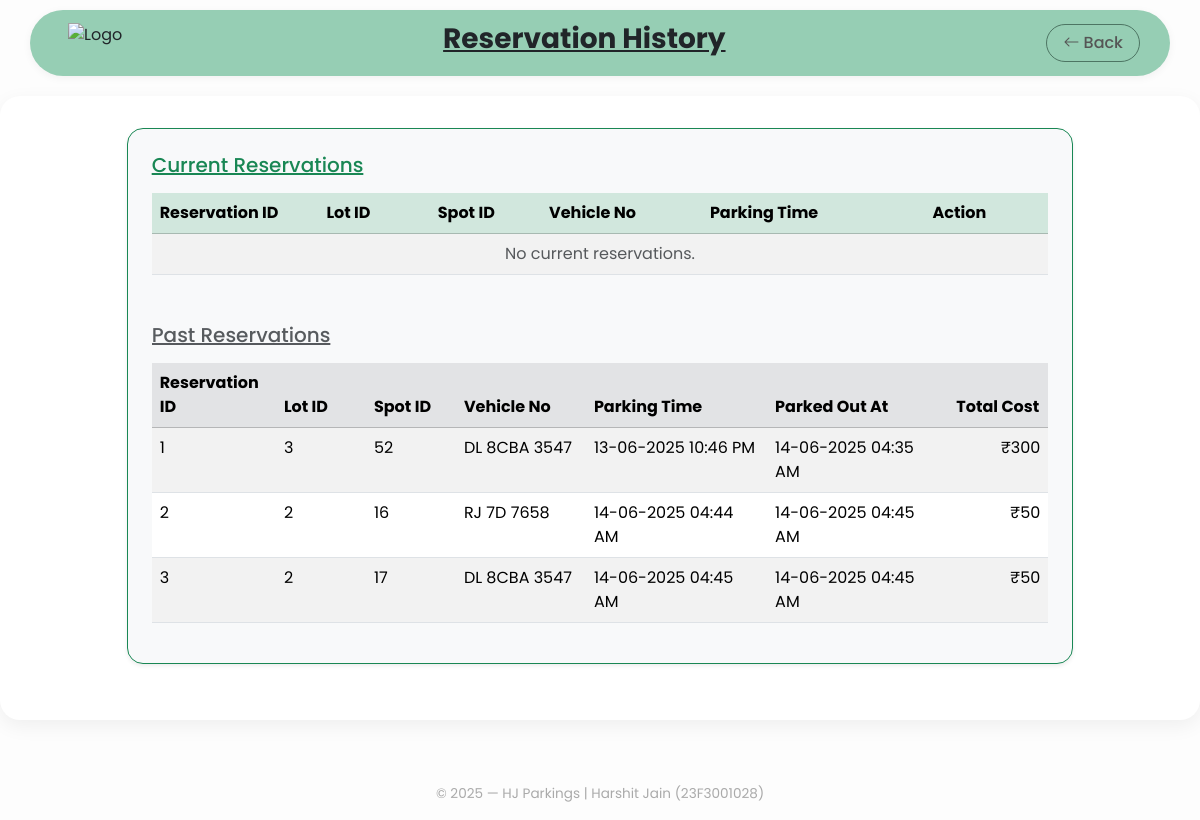
The page /reservation (signed in) on the database as committed earlier.
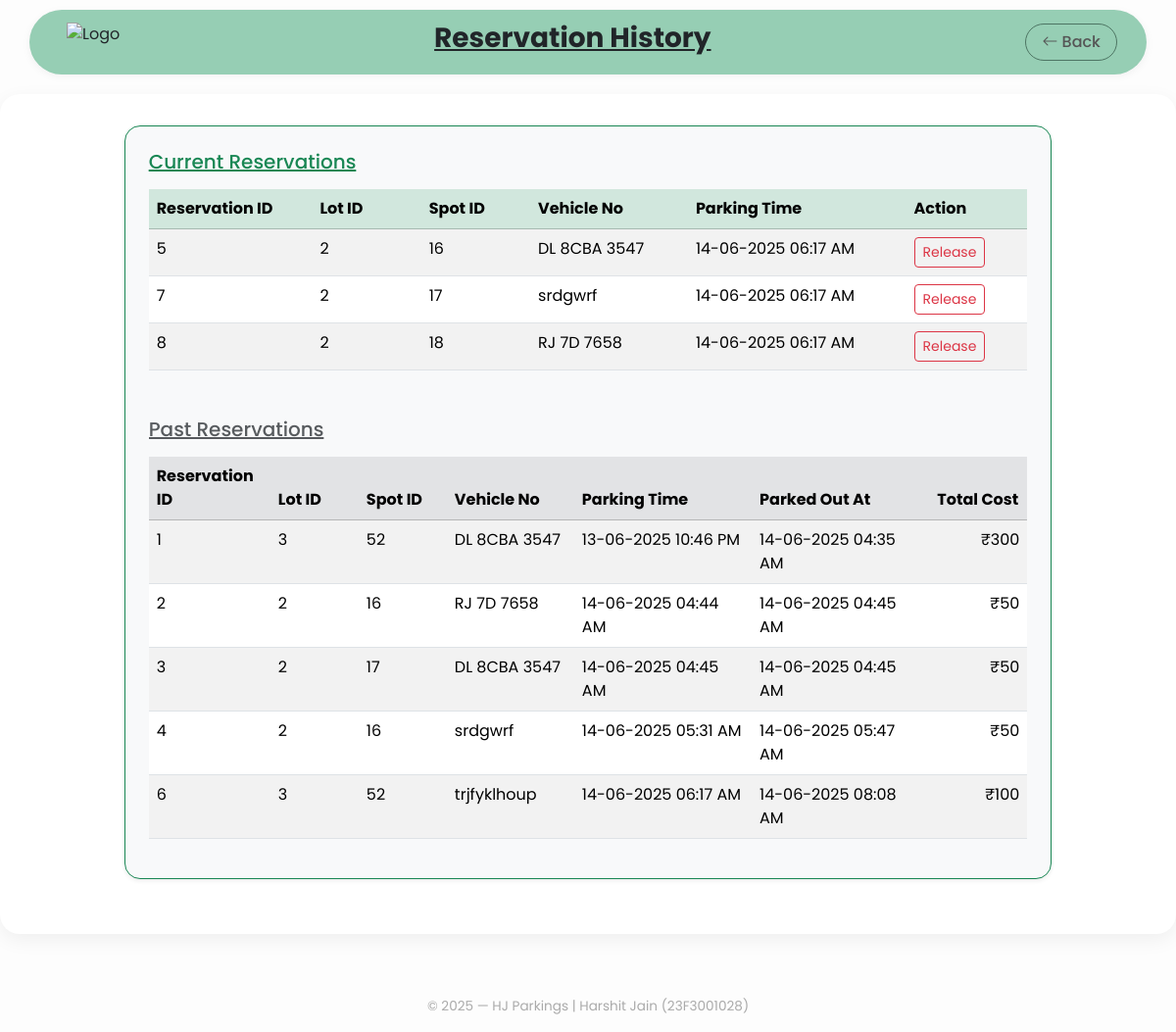
The same page on the database as committed later.
### app/models/reservation.py (models this page shows)
class reservation(db.Model):
    __tablename__ = 'reservation'
    reservation_id = db.Column(db.Integer, primary_key=True, autoincrement=True)
    spot_id = db.Column(db.Integer, db.ForeignKey('parking_spot.spot_id', ondelete='RESTRICT', onupdate='CASCADE'), nullable=False)
    lot_id = db.Column(db.Integer, db.ForeignKey('parking_lot.lot_id', ondelete='RESTRICT', onupdate='CASCADE'), nullable=False)
    user_email = db.Column(db.String(100), db.ForeignKey('client.email', ondelete='RESTRICT', onupdate='CASCADE'), nullable=False)
    parking_time = db.Column(db.DateTime, nullable=False)
    leaving_time = db.Column(db.DateTime)
    vehicle_no = db.Column(db.String(20), nullable=False)
    total_cost = db.Column(db.Integer)
    status = db.Column(db.String(20), default='active')  # values: 'active', 'deleted'
    lot = db.relationship('parking_lot', backref='reservations')
    spot = db.relationship('parking_spot', backref='reservations')
    client = db.relationship('client', backref='reservations')

### app/routes/client.py (the view)
@client_bp.route('/reservation')
@user_authentication
def reservations():
    user_email = session.get('user')
    new_reservations = reservation.query.filter_by(status='active', user_email=user_email).all()
    old_reservations = reservation.query.filter_by(status='deleted', user_email=user_email).all()
    return render_template('client/reservations.html', new=new_reservations, old=old_reservations)

### app/routes/client.py (called while the page is built)
def user_authentication(f):
    @wraps(f)
    def decorated_function(*args, **kwargs):
        if 'user' not in session:
            return redirect(url_for('auth.login'))
        return f(*args, **kwargs)
    return decorated_function

### app/templates/client/reservations.html (shortened to what this page needs)
{% extends "client/base.html" %}
{% block back %} {{ url_for('client.dashboard') }}{%endblock%}
{% block heading %} Reservation History {% endblock %}
{% block content %}
<div class="container col-lg-10 mb-4 border border-success rounded-4 shadow-sm p-4 bg-light">
    <h5 class="mb-3 text-success"><u>Current Reservations</u></h5>
    <div class="table-responsive">
    <table class="table table-striped table-hover w-100">
        <thead class="table-success">
            <tr>
            <th style="min-width: 120px;">Reservation ID</th>
            <th style="min-width: 90px;">Lot ID</th>
            <th style="min-width: 90px;">Spot ID</th>
            <th style="min-width: 130px;">Vehicle No</th>
            <th style="min-width: 180px;">Parking Time</th>
            <th style="min-width: 100px;">Action</th>
            </tr>
        </thead>
        <tbody>
            {% for res in new %}
            <tr>
                <td>{{ res.reservation_id }}</td>
                <td>{{ res.lot_id }}</td>
                <td>{{ res.spot_id }}</td>
                <td>{{ res.vehicle_no }}</td>
                <td>{{ res.parking_time.strftime('%d-%m-%Y %I:%M %p') }}</td>
                <td>
                    <a href="{{ url_for('client.release', reservation_id=res.reservation_id) }}" class="btn btn-outline-danger btn-sm">Release</a>
                </td>
            </tr>
            {% else %}
            <tr>
                <td colspan="6" class="text-center text-muted">No current reservations.</td>
            </tr>
            {% endfor %}
        </tbody>
    </table>
    <h5 class="mt-5 mb-3 text-muted"><u>Past Reservations</u></h5>
    <table class="table table-striped table-hover">
        <thead class="table-secondary">
            <tr>
            <th style="min-width: 120px;">Reservation ID</th>
            <th style="min-width: 90px;">Lot ID</th>
            <th style="min-width: 90px;">Spot ID</th>
            <th style="min-width: 130px;">Vehicle No</th>
            <th style="min-width: 180px;">Parking Time</th>
            <th style="min-width: 180px;">Parked Out At</th>
            <th style="min-width: 100px;">Total Cost</th>
            </tr>
        </thead>
        <tbody>
            {% for res in old %}
            <tr>
                <td>{{ res.reservation_id }}</td>
                <td>{{ res.lot_id }}</td>
                <td>{{ res.spot_id }}</td>
                <td>{{ res.vehicle_no }}</td>
                <td>{{ res.parking_time.strftime('%d-%m-%Y %I:%M %p') }}</td>
                <td>{{ res.leaving_time.strftime('%d-%m-%Y %I:%M %p') }}</td>
                <td class="text-end">&#8377;{{ res.total_cost }}</td>
            </tr>
            {% else %}
            <tr>
                <td colspan="7" class="text-center text-muted">No past reservations found.</td>
            </tr>
            {% endfor %}
        </tbody>
    </table>
    </div>
</div>
{% endblock %}

Rows that differ between the two databases and show on the page:
added reservation: reservation_id "5", lot_id "2", spot_id "16", vehicle_no "DL 8CBA 3547", parking_time "14-06-2025 06:17 AM", shown under "Current Reservations"
added reservation: reservation_id "7", lot_id "2", spot_id "17", vehicle_no "srdgwrf", parking_time "14-06-2025 06:17 AM", shown under "Current Reservations"
added reservation: reservation_id "8", lot_id "2", spot_id "18", vehicle_no "RJ 7D 7658", parking_time "14-06-2025 06:17 AM", shown under "Current Reservations"
added reservation: reservation_id "4", lot_id "2", spot_id "16", vehicle_no "srdgwrf", parking_time "14-06-2025 05:31 AM", leaving_time "14-06-2025 05:47 AM", total_cost "50", shown under "Past Reservations"
added reservation: reservation_id "6", lot_id "3", spot_id "52", vehicle_no "trjfyklhoup", parking_time "14-06-2025 06:17 AM", leaving_time "14-06-2025 08:08 AM", total_cost "100", shown under "Past Reservations"
Other text that changed with them:
text no longer shown: "No current reservations."
